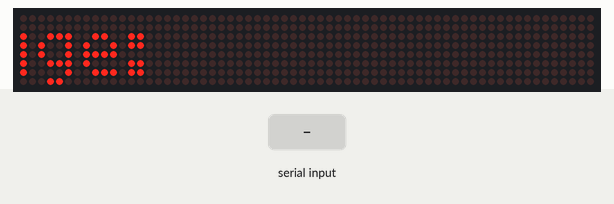
Recording of a sketch running on a simulated Arduino Uno, built with avr-gcc and run on an emulated ATmega328P. Parts: 64×8 LED matrix. The inputs (shaded band) are chosen by the test bench. EEPROM starts erased; what the sketch prints to the serial monitor is not drawn.

Above: at 5.51 s.
7.2 s: "1\n" received over Serial
At 7.71 s:
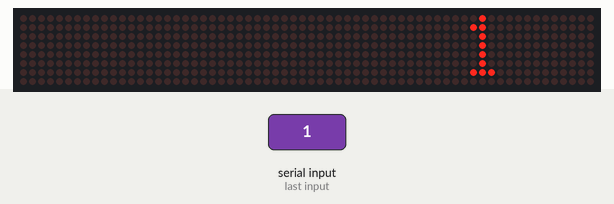
8.7 s: byte 10 ('\n') received over Serial
At 11.9 s:
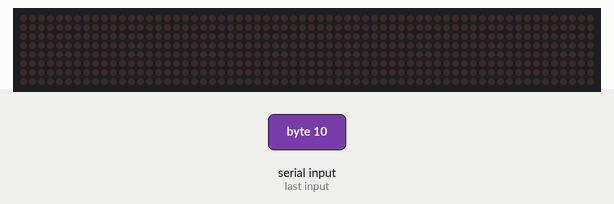
12.3 s: "0\n" received over Serial
At 14.9 s:
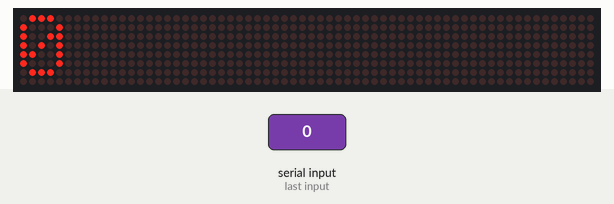
Timing chart, 0 to 16.4 s (numbered marks = the images above; inputs shaded):
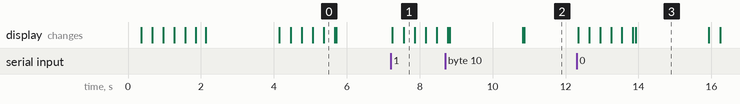

The sketch:

8_Lichtkrant_MAX7219_Keyboard_Input.ino
```cpp
// Demonstrates the use of the Parola library scrolling function to display text received from the serial interface
// Dit werkt met de nieuwe libraries!!
// De seriele monitor moet op 9600 Baud en op Nieuwe Regel staan!
//
// User can enter text on the serial monitor and this will display as a scrolling message on the display.
// NOTE: MD_MAX72xx library must be installed and configured for the LED matrix type being used.
// Refer documentation included in the MD_MAX72xx library or see this link:
// https://majicdesigns.github.io/MD_MAX72XX/page_hardware.html
//

// 4 december 2018. Update i.v.m. Nieuwe libraries
// MD_MAX72XX is version 3.0.2
// MD_Parola is version 3.0.1

#include <MD_Parola.h>
#include <MD_MAX72xx.h>
#include <SPI.h>
#include <SoftwareSerial.h>
#include <EEPROM.h>
#define HARDWARE_TYPE MD_MAX72XX::FC16_HW
#define MAX_DEVICES 8 // Er zijn 8 ledmatrices aan elkaar gekoppeld
#define CS_PIN    10

// HARDWARE SPI. DATA_IN móet aangesloten zijn op pin 11 en CLK_PIN móet aangesloten zijn op pin 13.
// Alleen Chipselect op 10 is vrij te kiezen.

MD_Parola MyLedMatrix = MD_Parola(HARDWARE_TYPE, CS_PIN, MAX_DEVICES);

textEffect_t scrollEffect = PA_SCROLL_LEFT;
textPosition_t scrollAlign = PA_LEFT;
int scrollPause = 2000; // in milliseconds
int scrollSpeed = 25;    // default frame delay value

// Global message buffers shared by Serial and Scrolling functions
#define	BUF_SIZE	75
char curMessage[BUF_SIZE] = { "" };
char newMessage[BUF_SIZE] = { "" };
bool newMessageAvailable = true;

void setup()
{
  // Enable the next line to clear the message from eeprom.
  EEPROM.write(0,1);
  Serial.begin(9600);
  Serial.print("\n[Scrolling display.....]\nType a message for the scrolling display\nEnd message line with a newline");
  MyLedMatrix.begin();
  MyLedMatrix.displayText(curMessage, scrollAlign, scrollSpeed, scrollPause, scrollEffect, scrollEffect);
  getMessageFromEeprom();   // Get the last message from EEPROM
}

void loop()
{
  readSerial();
  if (MyLedMatrix.displayAnimate())
  {
    if (newMessageAvailable)
    {
      strcpy(curMessage, newMessage);
      newMessageAvailable = false;
      storeMessageInEeprom();
    }
    MyLedMatrix.displayReset();
  }
}

void readSerial(void)
{
  static char *cp = newMessage;
  while (Serial.available())
  {
    *cp = (char)Serial.read();
    if ((*cp == '\n') || (cp - newMessage >= BUF_SIZE - 2)) // end of message character or full buffer
    {
      *cp = '\0';        // restart the index for next filling spree and flag we have a message waiting
      cp = newMessage;
      newMessageAvailable = true;
    }
    else cp++;           // move char pointer to next position
  }
}

void storeMessageInEeprom() { // Store the message in EEPROM
  EEPROM.write(0, 251);
  int i = 0;
  char c = curMessage[i];
  while (c != 0) {
    EEPROM.write(i + 1, c);
    i++;
    c = curMessage[i];
  }
  EEPROM.write(i + 1, 0);
}

void getMessageFromEeprom() { // Retrieve the message from EEPROM
  if (EEPROM.read(0) != 251) {
    strcpy(curMessage, "Enter new message:");
    newMessage[0] = '\0';
  } else {
    int i = 0;
    char c = EEPROM.read(i + 1);
    while (c != 0) {
      curMessage[i++] = c;
      c = EEPROM.read(i + 1);
    }
    curMessage[i] = '\0';
    newMessageAvailable = false;
  }
}
```

Measured:
- after the input at 7.2 s, the display: first changes at once (image 1 shows a later state)
- after the input at 12.3 s, the display: first changes after 0.05 s (image 3 shows a later state)
